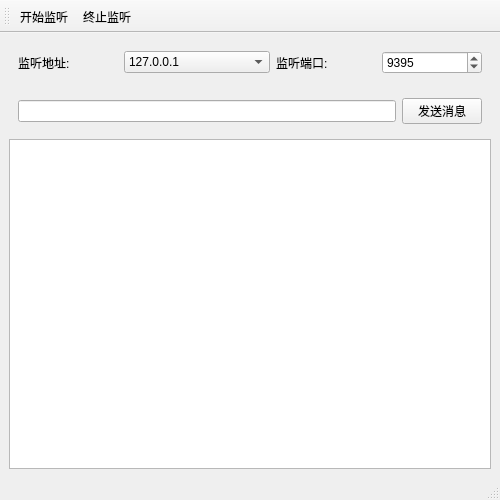
<?xml version="1.0" encoding="UTF-8"?>
<ui version="4.0">
 <class>Qt6_TCP_Server</class>
 <widget class="QMainWindow" name="Qt6_TCP_Server">
  <property name="geometry">
   <rect>
    <x>0</x>
    <y>0</y>
    <width>500</width>
    <height>500</height>
   </rect>
  </property>
  <property name="windowTitle">
   <string>Qt6_TCP_Server</string>
  </property>
  <widget class="QWidget" name="W_Central">
   <layout class="QVBoxLayout" name="verticalLayout">
    <item>
     <widget class="QWidget" name="W_Address" native="true">
      <layout class="QHBoxLayout" name="horizontalLayout">
       <item>
        <widget class="QLabel" name="L_IPv4">
         <property name="maximumSize">
          <size>
           <width>100</width>
           <height>16777215</height>
          </size>
         </property>
         <property name="text">
          <string>监听地址:</string>
         </property>
        </widget>
       </item>
       <item>
        <widget class="QComboBox" name="CB_IPv4">
         <item>
          <property name="text">
           <string>127.0.0.1</string>
          </property>
         </item>
        </widget>
       </item>
       <item>
        <widget class="QLabel" name="L_Port">
         <property name="maximumSize">
          <size>
           <width>100</width>
           <height>16777215</height>
          </size>
         </property>
         <property name="text">
          <string>监听端口: </string>
         </property>
        </widget>
       </item>
       <item>
        <widget class="QSpinBox" name="SB_Port">
         <property name="maximumSize">
          <size>
           <width>100</width>
           <height>16777215</height>
          </size>
         </property>
         <property name="maximum">
          <number>65535</number>
         </property>
         <property name="value">
          <number>9395</number>
         </property>
        </widget>
       </item>
      </layout>
     </widget>
    </item>
    <item>
     <widget class="QWidget" name="W_Message" native="true">
      <layout class="QHBoxLayout" name="horizontalLayout_2">
       <item>
        <widget class="QLineEdit" name="LE_Message"/>
       </item>
       <item>
        <widget class="QPushButton" name="PB_Send">
         <property name="text">
          <string>发送消息</string>
         </property>
        </widget>
       </item>
      </layout>
     </widget>
    </item>
    <item>
     <widget class="QPlainTextEdit" name="PTE_Message"/>
    </item>
   </layout>
  </widget>
  <widget class="QMenuBar" name="MB_Menu">
   <property name="geometry">
    <rect>
     <x>0</x>
     <y>0</y>
     <width>500</width>
     <height>30</height>
    </rect>
   </property>
  </widget>
  <widget class="QStatusBar" name="SB_Status"/>
  <widget class="QToolBar" name="TB_Tool">
   <property name="windowTitle">
    <string>toolBar</string>
   </property>
   <attribute name="toolBarArea">
    <enum>TopToolBarArea</enum>
   </attribute>
   <attribute name="toolBarBreak">
    <bool>false</bool>
   </attribute>
   <addaction name="A_Start"/>
   <addaction name="A_Stop"/>
  </widget>
  <action name="A_Start">
   <property name="text">
    <string>开始监听</string>
   </property>
  </action>
  <action name="A_Stop">
   <property name="text">
    <string>终止监听</string>
   </property>
  </action>
 </widget>
 <resources/>
 <connections/>
</ui>
